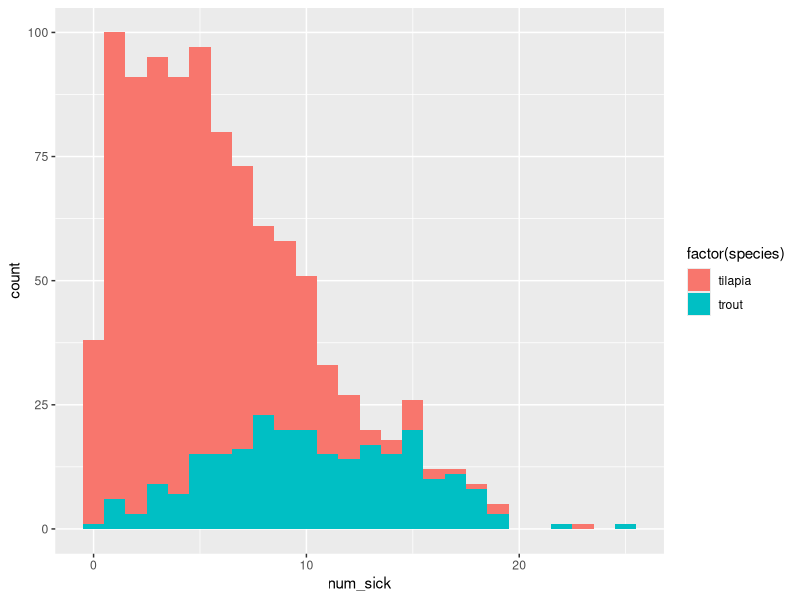

Generate this figure with R: (Note: this script raises an error after producing the figure.)
# Tank generation data script (for module 2)
# Keaton Wilson
# keatonwilson@me.com
# 2020-01-01

# packages
library(tidyverse)
library(truncnorm)

# generating tank data frame
fish_tanks <- tibble(tank_id = c(1:1000), 
               species = c(rep("tilapia", 750), rep("trout", 250))) %>%
  mutate(avg_daily_temp = ifelse(species == "tilapia", 
                                 rnorm(n = 750, mean = 23.89, sd = 0.5), 
                                 rnorm(n = 250, mean = 15, sd = 0.5)), 
        num_fish = ifelse(species == "tilapia", 
                                 round(rnorm(n = 750, mean = 100, sd = 3)), 
                                 round(rnorm(n = 250, mean = 75, sd = 8))), 
        day_length = ifelse(species == "tilapia", 
                          round(rnorm(n = 750, mean = 10, sd = 1)), 
                          round(rnorm(n = 250, mean = 12, sd = 1))), 
        tank_volume = ifelse(species == "tilapia", 
                          (rnorm(n = 750, mean = 400, sd = 0.8)), 
                          (rnorm(n = 250, mean = 400, sd = 0.8))),
        num_sick = ifelse(species == "tilapia",
                          round(rtruncnorm(750, a = 0, mean = 2, sd = 5)),
                          round(rtruncnorm(250, a = 0, mean = 10, sd = 5))),
        size_day_30 = ifelse(species == "tilapia", 
                             rnorm(750, mean = 2783, sd = 5),
                             rnorm(250, mean = 150, sd = 2)))

fish_sick <- fish_tanks %>%
  sample_n(50, weight = factor(species))
  
# Looking at data
fish_tanks %>%
  ggplot(aes(x = num_sick, fill = factor(species))) +
  geom_histogram(binwidth = 1)

# writing to csv
write_csv(fish_tanks %>% 
            select(-num_sick), "./modules/module_2/data/fish_tank_data.csv")
write_csv(fish_sick, "./modules/module_2/data/fish_sick_data.csv")
# 
# Note, be careful overwriting this - I cherrypicked high density tanks with 
# high infection rates... if you re-run and re-write the csv file here, you'll 
# lose those modifications and have to go back in to make them again. 
